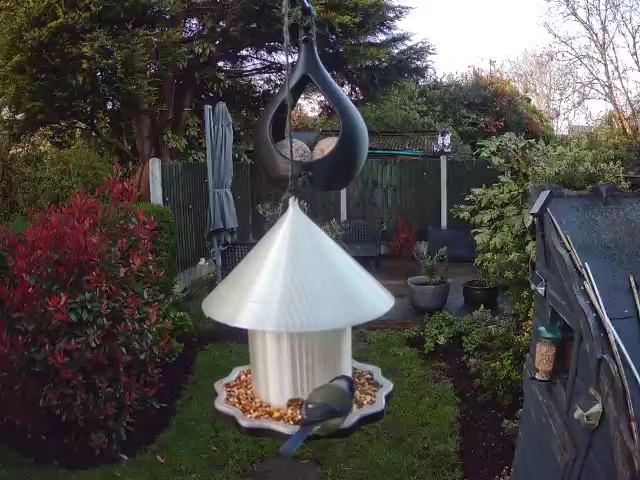
#> input picture backend/tests/fixtures/crop_detector_images/feeder_real/feeder_bluetit_01.jpg, 640 x 480 px
$ python -i photo_quality.py   (imports and definitions only)   (older library calls are emulated)
#> lines starting #> are read from the running program, lines starting #| are printed output that depends on the picture
#> further down, picture is the input picture: PIL image 640x480 RGB; mean R, G, B 79.2, 76.3, 74.2
"""Compare photographs independently of the classification winner."""

from collections.abc import Mapping
import math
from typing import Any

import cv2
import numpy as np
from PIL import Image

PHOTO_REPLACEMENT_MARGIN = 0.02


def image_quality_score(image: Image.Image) -> float:
    grayscale = cv2.cvtColor(np.asarray(image.convert("RGB")), cv2.COLOR_RGB2GRAY)
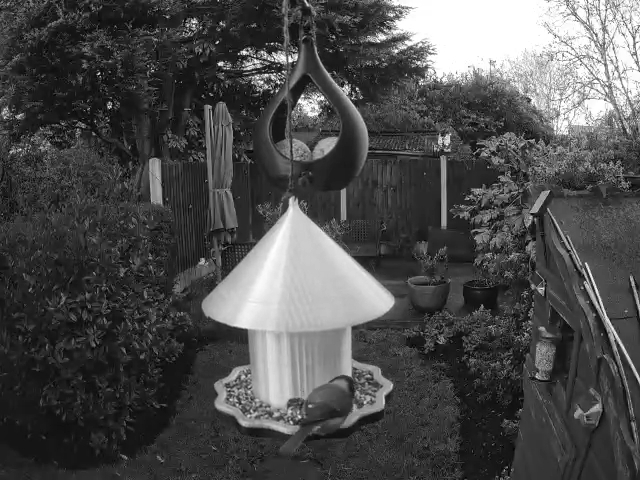
#> grayscale: shape (480, 640); min 0, max 255, mean 77
    scale = 256 / max(image.size)
#> scale = 0.4
    normalized = cv2.resize(
        grayscale,
        (max(1, round(image.width * scale)), max(1, round(image.height * scale))),
        interpolation=cv2.INTER_AREA if scale < 1 else cv2.INTER_LINEAR,
    )
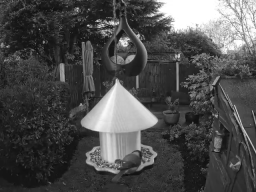
#> normalized: shape (192, 256); min 11, max 255, mean 77
    sharpness = float(cv2.Laplacian(normalized, cv2.CV_64F).var())
#> sharpness = 1758
    sharpness_score = min(1.0, math.log1p(max(0.0, sharpness)) / math.log1p(1000.0))
#> sharpness_score = 1
    exposure = float(((grayscale >= 8) & (grayscale <= 247)).mean())
#> exposure = 0.96
    resolution = min(1.0, math.sqrt(image.width * image.height) / 512.0)
#> resolution = 1
    return sharpness_score * 0.45 + exposure * 0.35 + resolution * 0.20


_WEIGHTS = {"classifier_score": 0.65, "image_quality_score": 0.25, "crop_confidence": 0.10}


def _value(candidate: Mapping[str, Any], key: str) -> float | None:
    raw = candidate.get(key)
    return float(raw) if type(raw) in {int, float} and math.isfinite(raw) and 0 <= raw <= 1 else None


def _score(candidate: Mapping[str, Any], keys: tuple[str, ...]) -> float:
    total = sum(_WEIGHTS[key] for key in keys)
    return sum(_WEIGHTS[key] * (_value(candidate, key) or 0.0) for key in keys) / total


def materially_improves_photo(challenger: Mapping[str, Any], incumbent: Mapping[str, Any]) -> bool:
    """True when the challenger is clearly the better photograph, not merely a marginal winner.

    Only measures both sides carry are compared, so a photograph is never judged on a quality
    that was not measured for it. The classifier score is always part of the comparison.
    """
    keys = tuple(
        key
        for key in _WEIGHTS
        if key == "classifier_score" or (_value(challenger, key) is not None and _value(incumbent, key) is not None)
    )
    return _score(challenger, keys) > _score(incumbent, keys) + PHOTO_REPLACEMENT_MARGIN

>>> from PIL import Image
>>> picture = Image.open('../../tests/fixtures/crop_detector_images/feeder_real/feeder_bluetit_01.jpg')
>>> result = image_quality_score(picture)
#> result = 0.986

$ run again, on backend/tests/fixtures/crop_detector_images/feeder_real/feeder_robin_01.jpg
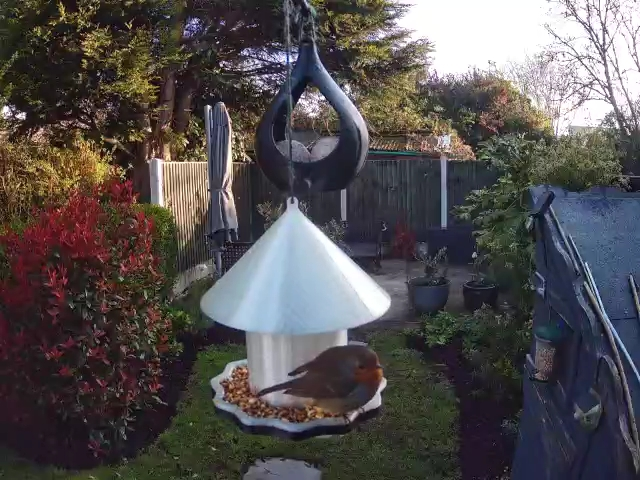
#> input picture backend/tests/fixtures/crop_detector_images/feeder_real/feeder_robin_01.jpg, 640 x 480 px
#> picture is the input picture: PIL image 640x480 RGB; mean R, G, B 84, 79.7, 80.1
#> in image_quality_score, `grayscale = cv2.cvtColor(np.asarray(image.convert("RGB")), cv2.COLOR_R..`:
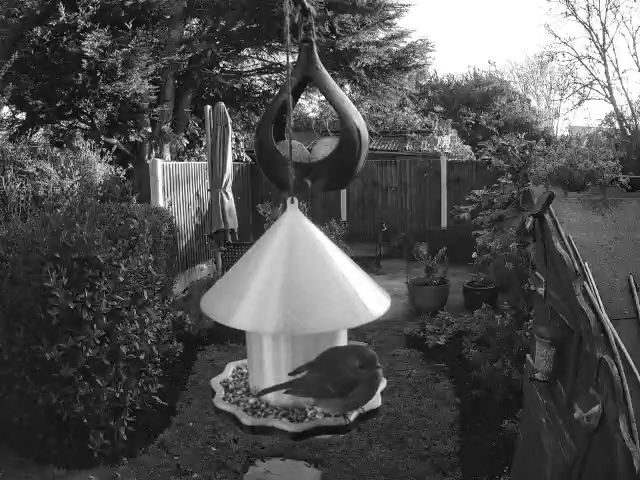
#> grayscale: shape (480, 640); min 0, max 255, mean 81
#> in image_quality_score, `normalized = cv2.resize( grayscale, (max(1, round(image.width * scale)..`:
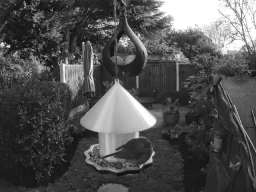
#> normalized: shape (192, 256); min 12, max 255, mean 81
#> sharpness = 2063
#> sharpness_score = 1
#> exposure = 0.949
#> result = 0.982
